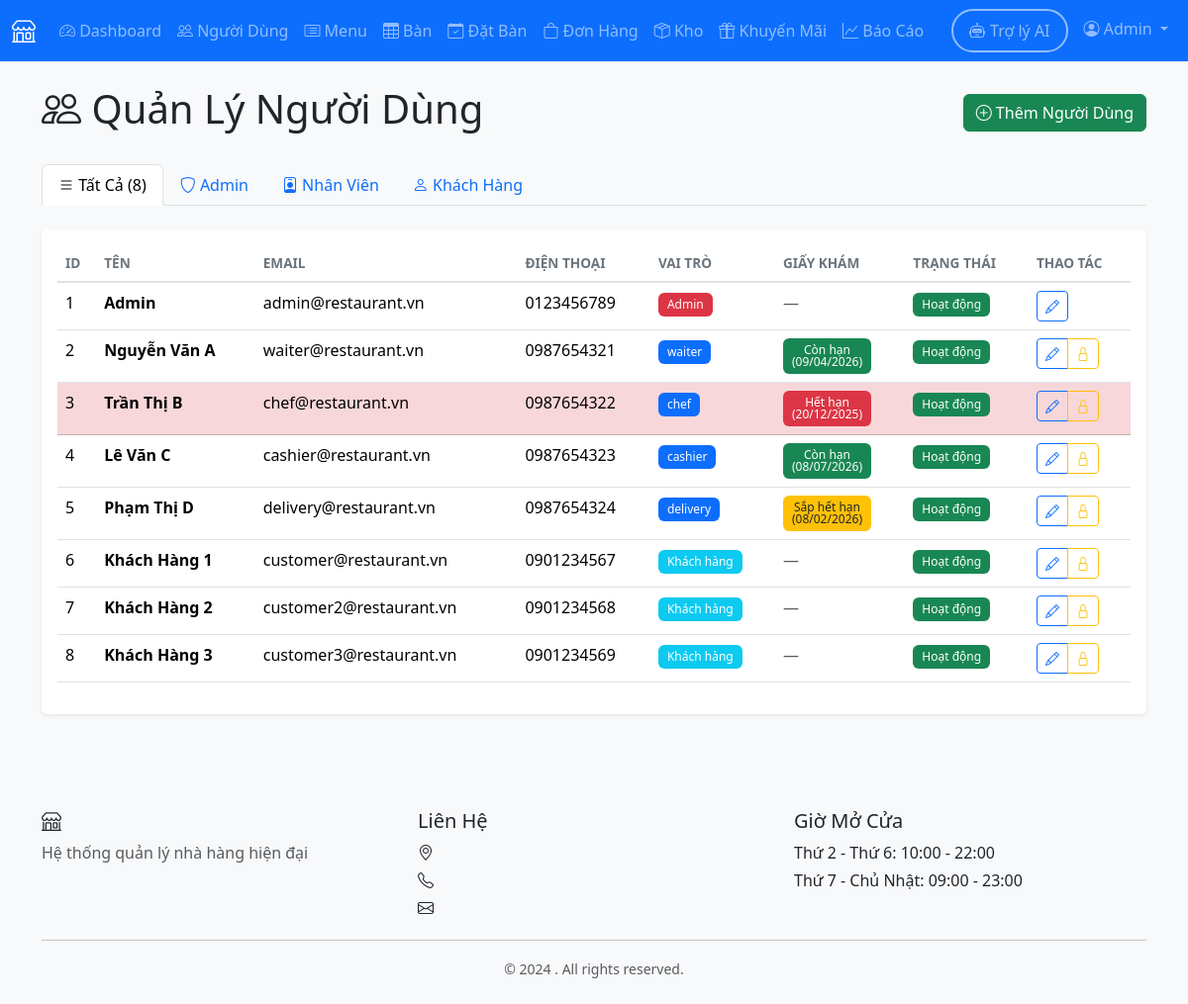
Page /admin/users (signed in) on the committed database.
### models.py (models this page shows, shortened)
class User(UserMixin, db.Model):
    __tablename__ = 'users'
    user_id = db.Column(db.Integer, primary_key=True)
    name = db.Column(db.String(100), nullable=False)
    email = db.Column(db.String(120), unique=True, nullable=False)
    password_hash = db.Column(db.String(255), nullable=False)
    phone = db.Column(db.String(20))
    role = db.Column(db.String(20), nullable=False, default='customer')
    employee_type = db.Column(db.String(50))
    created_at = db.Column(db.DateTime, default=datetime.utcnow)
    active = db.Column(db.Boolean, default=True)
    health_check_date = db.Column(db.Date, nullable=True)
    reservations = db.relationship('Reservation', backref='customer', lazy=True)
    orders = db.relationship('Order', foreign_keys='Order.customer_id', backref='customer', lazy=True)
    feedbacks = db.relationship('Feedback', backref='customer', lazy=True)
    def health_check_expiry_date(self):
        if not self.health_check_date:
            return None
        return self.health_check_date + timedelta(days=180)
    def is_health_check_valid(self):
        if self.role != 'employee' or not self.health_check_date:
            return False
        return date.today() <= self.health_check_expiry_date()
    def is_health_check_near_expiry(self, days=30):
        expiry = self.health_check_expiry_date()
        if not expiry:
            return False
        return 0 <= (expiry - date.today()).days <= days

### routes/admin.py (the view)
@bp.route('/users')
@login_required
@admin_required
def users():
    role_filter = request.args.get('role', 'all')
    query = User.query
    if role_filter != 'all':
        query = query.filter_by(role=role_filter)
    users = query.order_by(User.created_at.desc()).all()
    return render_template('admin/users.html',
                         users=users,
                         role_filter=role_filter)

### templates/admin/users.html (shortened to what this page needs)
{% extends "base.html" %}
{% block content %}
<div class="container">
    <div class="row mb-4">
        <div class="col-12">
            <div class="d-flex justify-content-between align-items-center">
                <h1><i class="bi bi-people"></i> Quản Lý Người Dùng</h1>
                <a href="{{ url_for('admin.add_user') }}" class="btn btn-success">
                    <i class="bi bi-plus-circle"></i> Thêm Người Dùng
                </a>
            </div>
        </div>
    </div>
    <ul class="nav nav-tabs mb-4" role="tablist">
        <li class="nav-item" role="presentation">
            <button class="nav-link active" data-bs-toggle="tab" data-bs-target="#all" type="button">
                <i class="bi bi-list"></i> Tất Cả ({{ users|length }})
            </button>
        </li>
        <li class="nav-item" role="presentation">
            <button class="nav-link" data-bs-toggle="tab" data-bs-target="#admin" type="button">
                <i class="bi bi-shield"></i> Admin
            </button>
        </li>
        <li class="nav-item" role="presentation">
            <button class="nav-link" data-bs-toggle="tab" data-bs-target="#employee" type="button">
                <i class="bi bi-person-badge"></i> Nhân Viên
            </button>
        </li>
        <li class="nav-item" role="presentation">
            <button class="nav-link" data-bs-toggle="tab" data-bs-target="#customer" type="button">
                <i class="bi bi-person"></i> Khách Hàng
            </button>
        </li>
    </ul>
    <div class="tab-content">
        <div class="tab-pane fade show active" id="all" role="tabpanel">
            <div class="card">
                <div class="card-body">
                    <div class="table-responsive">
                        <table class="table table-hover">
                            <thead>
                                <tr>
                                    <th>ID</th>
                                    <th>Tên</th>
                                    <th>Email</th>
                                    <th>Điện Thoại</th>
                                    <th>Vai Trò</th>
                                    <th>Giấy Khám</th>
                                    <th>Trạng Thái</th>
                                    <th>Thao Tác</th>
                                </tr>
                            </thead>
                            <tbody>
                                {% for user in users %}
                                <tr
                                    class="{% if user.role=='employee' and not user.is_health_check_valid() %}table-danger{% endif %}">
                                    <td>{{ user.user_id }}</td>
                                    <td><strong>{{ user.name }}</strong></td>
                                    <td>{{ user.email }}</td>
                                    <td>{{ user.phone or '-' }}</td>
                                    <td>
                                        {% if user.role == 'admin' %}
                                        <span class="badge bg-danger">Admin</span>
                                        {% elif user.role == 'employee' %}
                                        <span class="badge bg-primary">{{ user.employee_type }}</span>
                                        {% else %}
                                        <span class="badge bg-info">Khách hàng</span>
                                        {% endif %}
                                    </td>
                                    <td>
                                        {% if user.role == 'employee' %}
                                        {% if user.health_check_date %}
                                        {% if user.is_health_check_valid() %}
                                        {% if user.is_health_check_near_expiry() %}
                                        <span class="badge bg-warning text-dark">
                                            Sắp hết hạn<br>
                                            ({{ user.health_check_expiry_date().strftime('%d/%m/%Y') }})
                                        </span>
                                        {% else %}
                                        <span class="badge bg-success">
                                            Còn hạn<br>
                                            ({{ user.health_check_expiry_date().strftime('%d/%m/%Y') }})
                                        </span>
                                        {% endif %}
                                        {% else %}
                                        <span class="badge bg-danger">
                                            Hết hạn<br>
                                            ({{ user.health_check_expiry_date().strftime('%d/%m/%Y') }})
                                        </span>
                                        {% endif %}
                                        {% else %}
                                        <span class="badge bg-secondary">Chưa có</span>
                                        {% endif %}
                                        {% else %}
                                        <span class="text-muted">—</span>
                                        {% endif %}
                                    </td>
                                    <td>
                                        {% if user.active %}
                                        <span class="badge bg-success">Hoạt động</span>
                                        {% else %}
                                        <span class="badge bg-secondary">Khóa</span>
                                        {% endif %}
                                    </td>
                                    <td>
                                        <div class="btn-group btn-group-sm">
                                            <a href="{{ url_for('admin.edit_user', user_id=user.user_id) }}"
                                                class="btn btn-outline-primary">
                                                <i class="bi bi-pencil"></i>
                                            </a>
                                            {% if user.user_id != current_user.user_id %}
                                            <a href="{{ url_for('admin.toggle_user_status', user_id=user.user_id) }}"
                                                class="btn btn-outline-warning"
                                                onclick="return confirm('Xác nhận thay đổi trạng thái người dùng này?')">
                                                <i
                                                    class="bi bi-{% if user.active %}lock{% else %}unlock{% endif %}"></i>
                                            </a>
                                            {% endif %}
                                        </div>
                                    </td>
                                </tr>
                                {% endfor %}
                            </tbody>
                        </table>
                    </div>
                </div>
            </div>
        </div>
            {% set admin_users = users|selectattr('role', 'equalto', 'admin')|list %}
            {% set employee_users = users|selectattr('role', 'equalto', 'employee')|list %}
            {% set customer_users = users|selectattr('role', 'equalto', 'customer')|list %}
    </div>
</div>
{% endblock %}

### templates/base.html (shortened to what this page needs)
<!DOCTYPE html>
<html lang="vi">
<head>
    <link href="https://cdn.jsdelivr.net/npm/bootstrap@5.3.2/dist/css/bootstrap.min.css" rel="stylesheet">
    <link rel="stylesheet" href="https://cdn.jsdelivr.net/npm/bootstrap-icons@1.11.1/font/bootstrap-icons.css">
    <link rel="stylesheet" href="{{ url_for('static', filename='css/style.css') }}">
</head>
<body>
    {% if current_user.is_authenticated %}
    <nav class="navbar navbar-expand-lg navbar-dark bg-primary">
        <div class="container-fluid">
            <a class="navbar-brand" href="{{ url_for('index') }}">
                <i class="bi bi-shop"></i> {{ restaurant_name }}
            </a>
            <div class="collapse navbar-collapse" id="navbarNav">
                <ul class="navbar-nav me-auto">
                    {% if current_user.role == 'customer' %}
                        <li class="nav-item">
                            <a class="nav-link" href="{{ url_for('customer.dashboard') }}">
                                <i class="bi bi-house"></i> Dashboard
                            </a>
                        </li>
                        <li class="nav-item">
                            <a class="nav-link" href="{{ url_for('customer.menu') }}">
                                <i class="bi bi-card-list"></i> Menu
                            </a>
                        </li>
                        <li class="nav-item">
                            <a class="nav-link" href="{{ url_for('customer.reservation') }}">
                                <i class="bi bi-calendar-check"></i> Đặt Bàn
                            </a>
                        </li>
                        <li class="nav-item">
                            <a class="nav-link" href="{{ url_for('customer.my_orders') }}">
                                <i class="bi bi-bag"></i> Đơn Hàng
                            </a>
                        </li>
                        <li class="nav-item">
                            <a class="nav-link" href="{{ url_for('customer.promotions') }}">
                                <i class="bi bi-gift"></i> Khuyến Mãi
                            </a>
                        </li>
                    {% elif current_user.role == 'admin' %}
                        <li class="nav-item">
                            <a class="nav-link" href="{{ url_for('admin.dashboard') }}">
                                <i class="bi bi-speedometer2"></i> Dashboard
                            </a>
                        </li>
                        <li class="nav-item">
                            <a class="nav-link" href="{{ url_for('admin.users') }}">
                                <i class="bi bi-people"></i> Người Dùng
                            </a>
                        </li>
                        <li class="nav-item">
                            <a class="nav-link" href="{{ url_for('admin.menu') }}">
                                <i class="bi bi-card-list"></i> Menu
                            </a>
                        </li>
                        <li class="nav-item">
                            <a class="nav-link" href="{{ url_for('admin.tables') }}">
                                <i class="bi bi-table"></i> Bàn
                            </a>
                        </li>
                        <li class="nav-item">
                            <a class="nav-link" href="{{ url_for('admin.reservations') }}">
                                <i class="bi bi-calendar-check"></i> Đặt Bàn
                            </a>
                        </li>
                        <li class="nav-item">
                            <a class="nav-link" href="{{ url_for('admin.orders') }}">
                                <i class="bi bi-bag"></i> Đơn Hàng
                            </a>
                        </li>
                        <li class="nav-item">
                            <a class="nav-link" href="{{ url_for('admin.inventory') }}">
                                <i class="bi bi-box-seam"></i> Kho
                            </a>
                        </li>
                        <li class="nav-item">
                            <a class="nav-link" href="{{ url_for('admin.promotions') }}">
                                <i class="bi bi-gift"></i> Khuyến Mãi
                            </a>
                        </li>
                        <li class="nav-item">
                            <a class="nav-link" href="{{ url_for('admin.reports') }}">
                                <i class="bi bi-graph-up"></i> Báo Cáo
                            </a>
                        </li>
                    {% endif %}
                </ul>
                <ul class="navbar-nav">
                    <li class="nav-item">
                        <a class="nav-link btn btn-outline-primary rounded-pill px-3 me-2"
                           href="{{ url_for('chatbot.index') }}"
                           style="border: 2px solid; display: flex; align-items: center; gap: 5px;">
                            <i class="bi bi-robot"></i>
                            <span class="d-none d-lg-inline">Trợ lý AI</span>
                        </a>
                    </li>
                    <li class="nav-item dropdown">
                        <a class="nav-link dropdown-toggle" href="#" id="navbarDropdown" role="button" data-bs-toggle="dropdown">
                            <i class="bi bi-person-circle"></i> {{ current_user.name }}
                        </a>
                    </li>
                </ul>
            </div>
        </div>
    </nav>
    {% endif %}
    <main class="{% if current_user.is_authenticated %}py-4{% endif %}">
        {% block content %}{% endblock %}
    </main>
    {% if current_user.is_authenticated %}
    <footer class="bg-light mt-5 py-4">
        <div class="container">
            <div class="row">
                <div class="col-md-4">
                    <h5><i class="bi bi-shop"></i> {{ restaurant_name }}</h5>
                    <p class="text-muted">Hệ thống quản lý nhà hàng hiện đại</p>
                </div>
                <div class="col-md-4">
                    <h5>Liên Hệ</h5>
                    <p class="mb-1"><i class="bi bi-geo-alt"></i> {{ restaurant_address }}</p>
                    <p class="mb-1"><i class="bi bi-telephone"></i> {{ restaurant_phone }}</p>
                    <p class="mb-1"><i class="bi bi-envelope"></i> {{ restaurant_email }}</p>
                </div>
                <div class="col-md-4">
                    <h5>Giờ Mở Cửa</h5>
                    <p class="mb-1">Thứ 2 - Thứ 6: 10:00 - 22:00</p>
                    <p class="mb-1">Thứ 7 - Chủ Nhật: 09:00 - 23:00</p>
                </div>
            </div>
            <hr>
            <div class="text-center text-muted">
                <small>&copy; 2024 {{ restaurant_name }}. All rights reserved.</small>
            </div>
        </div>
    </footer>
    {% endif %}
</body>
</html>

### rows in the picture
User: name "Admin", user_id "1", email "admin@restaurant.vn", phone "0123456789", role "Admin", active "Hoạt động"
User: user_id "2", name "Nguyễn Văn A", email "waiter@restaurant.vn", phone "0987654321", employee_type "waiter", health_check_expiry_date "09/04/2026", active "Hoạt động"
User: user_id "3", name "Trần Thị B", email "chef@restaurant.vn", phone "0987654322", employee_type "chef", health_check_expiry_date "20/12/2025", active "Hoạt động"
User: user_id "4", name "Lê Văn C", email "cashier@restaurant.vn", phone "0987654323", employee_type "cashier", health_check_expiry_date "08/07/2026", active "Hoạt động"
User: user_id "5", name "Phạm Thị D", email "delivery@restaurant.vn", phone "0987654324", employee_type "delivery", health_check_expiry_date "08/02/2026", active "Hoạt động"
User: user_id "6", name "Khách Hàng 1", email "customer@restaurant.vn", phone "0901234567", role "Khách hàng", active "Hoạt động"
User: user_id "7", name "Khách Hàng 2", email "customer2@restaurant.vn", phone "0901234568", role "Khách hàng", active "Hoạt động"
User: user_id "8", name "Khách Hàng 3", email "customer3@restaurant.vn", phone "0901234569", role "Khách hàng", active "Hoạt động"

### other values in the picture
{{ users|length }} "8"
